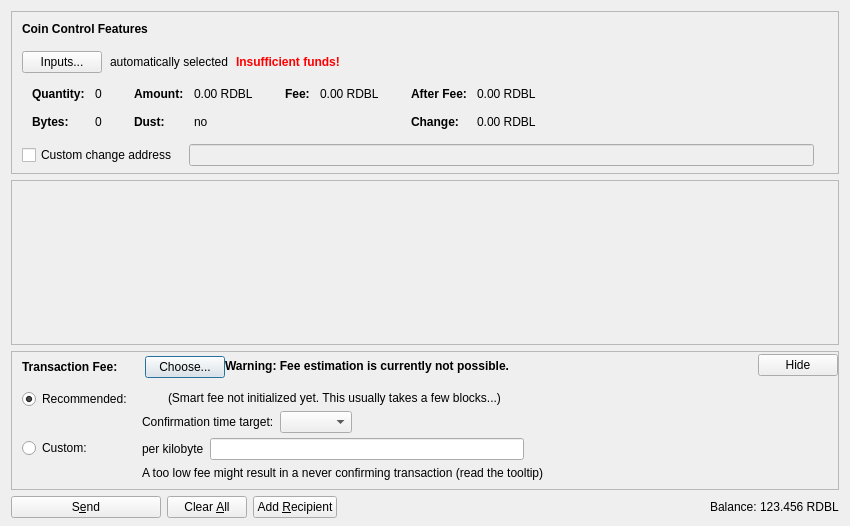
<?xml version="1.0" encoding="UTF-8"?>
<ui version="4.0">
 <class>SendCoinsDialog</class>
 <widget class="QDialog" name="SendCoinsDialog">
  <property name="geometry">
   <rect>
    <x>0</x>
    <y>0</y>
    <width>850</width>
    <height>526</height>
   </rect>
  </property>
  <property name="windowTitle">
   <string>Send Coins</string>
  </property>
  <layout class="QVBoxLayout" name="verticalLayout" stretch="0,1,0,0">
   <property name="bottomMargin">
    <number>8</number>
   </property>
   <item>
    <widget class="QFrame" name="frameCoinControl">
     <property name="sizePolicy">
      <sizepolicy hsizetype="Expanding" vsizetype="Expanding">
       <horstretch>0</horstretch>
       <verstretch>0</verstretch>
      </sizepolicy>
     </property>
     <property name="maximumSize">
      <size>
       <width>16777215</width>
       <height>16777215</height>
      </size>
     </property>
     <property name="frameShape">
      <enum>QFrame::StyledPanel</enum>
     </property>
     <property name="frameShadow">
      <enum>QFrame::Sunken</enum>
     </property>
     <layout class="QVBoxLayout" name="verticalLayoutCoinControl2">
      <property name="spacing">
       <number>0</number>
      </property>
      <property name="leftMargin">
       <number>0</number>
      </property>
      <property name="topMargin">
       <number>0</number>
      </property>
      <property name="rightMargin">
       <number>0</number>
      </property>
      <property name="bottomMargin">
       <number>6</number>
      </property>
      <item>
       <layout class="QVBoxLayout" name="verticalLayoutCoinControl" stretch="0,0,0,0,1">
        <property name="spacing">
         <number>0</number>
        </property>
        <property name="leftMargin">
         <number>10</number>
        </property>
        <property name="topMargin">
         <number>10</number>
        </property>
        <item>
         <layout class="QHBoxLayout" name="horizontalLayoutCoinControl1">
          <property name="bottomMargin">
           <number>15</number>
          </property>
          <item>
           <widget class="QLabel" name="labelCoinControlFeatures">
            <property name="sizePolicy">
             <sizepolicy hsizetype="Preferred" vsizetype="Maximum">
              <horstretch>0</horstretch>
              <verstretch>0</verstretch>
             </sizepolicy>
            </property>
            <property name="font">
             <font>
              <weight>75</weight>
              <bold>true</bold>
             </font>
            </property>
            <property name="styleSheet">
             <string notr="true">font-weight:bold;</string>
            </property>
            <property name="text">
             <string>Coin Control Features</string>
            </property>
           </widget>
          </item>
         </layout>
        </item>
        <item>
         <layout class="QHBoxLayout" name="horizontalLayoutCoinControl2" stretch="0,0,0,0">
          <property name="spacing">
           <number>8</number>
          </property>
          <property name="bottomMargin">
           <number>10</number>
          </property>
          <item>
           <widget class="QPushButton" name="pushButtonCoinControl">
            <property name="styleSheet">
             <string notr="true"/>
            </property>
            <property name="text">
             <string>Inputs...</string>
            </property>
            <property name="autoDefault">
             <bool>false</bool>
            </property>
           </widget>
          </item>
          <item>
           <widget class="QLabel" name="labelCoinControlAutomaticallySelected">
            <property name="text">
             <string>automatically selected</string>
            </property>
            <property name="margin">
             <number>5</number>
            </property>
           </widget>
          </item>
          <item>
           <widget class="QLabel" name="labelCoinControlInsuffFunds">
            <property name="font">
             <font>
              <weight>75</weight>
              <bold>true</bold>
             </font>
            </property>
            <property name="styleSheet">
             <string notr="true">color:red;font-weight:bold;</string>
            </property>
            <property name="text">
             <string>Insufficient funds!</string>
            </property>
            <property name="margin">
             <number>5</number>
            </property>
           </widget>
          </item>
          <item>
           <spacer name="horizontalSpacerCoinControl">
            <property name="orientation">
             <enum>Qt::Horizontal</enum>
            </property>
            <property name="sizeHint" stdset="0">
             <size>
              <width>40</width>
              <height>1</height>
             </size>
            </property>
           </spacer>
          </item>
         </layout>
        </item>
        <item>
         <widget class="QWidget" name="widgetCoinControl" native="true">
          <property name="sizePolicy">
           <sizepolicy hsizetype="Preferred" vsizetype="Preferred">
            <horstretch>0</horstretch>
            <verstretch>0</verstretch>
           </sizepolicy>
          </property>
          <property name="minimumSize">
           <size>
            <width>0</width>
            <height>0</height>
           </size>
          </property>
          <property name="styleSheet">
           <string notr="true"/>
          </property>
          <layout class="QHBoxLayout" name="horizontalLayoutCoinControl5">
           <property name="leftMargin">
            <number>0</number>
           </property>
           <property name="topMargin">
            <number>0</number>
           </property>
           <property name="rightMargin">
            <number>0</number>
           </property>
           <property name="bottomMargin">
            <number>0</number>
           </property>
           <item>
            <layout class="QHBoxLayout" name="horizontalLayoutCoinControl3" stretch="0,0,0,1">
             <property name="spacing">
              <number>20</number>
             </property>
             <property name="topMargin">
              <number>0</number>
             </property>
             <property name="bottomMargin">
              <number>10</number>
             </property>
             <item>
              <layout class="QFormLayout" name="formLayoutCoinControl1">
               <property name="horizontalSpacing">
                <number>10</number>
               </property>
               <property name="verticalSpacing">
                <number>14</number>
               </property>
               <property name="leftMargin">
                <number>10</number>
               </property>
               <property name="topMargin">
                <number>4</number>
               </property>
               <property name="rightMargin">
                <number>6</number>
               </property>
               <item row="0" column="0">
                <widget class="QLabel" name="labelCoinControlQuantityText">
                 <property name="font">
                  <font>
                   <weight>75</weight>
                   <bold>true</bold>
                  </font>
                 </property>
                 <property name="text">
                  <string>Quantity:</string>
                 </property>
                 <property name="margin">
                  <number>0</number>
                 </property>
                </widget>
               </item>
               <item row="0" column="1">
                <widget class="QLabel" name="labelCoinControlQuantity">
                 <property name="cursor">
                  <cursorShape>IBeamCursor</cursorShape>
                 </property>
                 <property name="contextMenuPolicy">
                  <enum>Qt::ActionsContextMenu</enum>
                 </property>
                 <property name="text">
                  <string notr="true">0</string>
                 </property>
                 <property name="margin">
                  <number>0</number>
                 </property>
                 <property name="textInteractionFlags">
                  <set>Qt::LinksAccessibleByMouse|Qt::TextSelectableByKeyboard|Qt::TextSelectableByMouse</set>
                 </property>
                </widget>
               </item>
               <item row="1" column="0">
                <widget class="QLabel" name="labelCoinControlBytesText">
                 <property name="font">
                  <font>
                   <weight>75</weight>
                   <bold>true</bold>
                  </font>
                 </property>
                 <property name="text">
                  <string>Bytes:</string>
                 </property>
                </widget>
               </item>
               <item row="1" column="1">
                <widget class="QLabel" name="labelCoinControlBytes">
                 <property name="cursor">
                  <cursorShape>IBeamCursor</cursorShape>
                 </property>
                 <property name="contextMenuPolicy">
                  <enum>Qt::ActionsContextMenu</enum>
                 </property>
                 <property name="text">
                  <string notr="true">0</string>
                 </property>
                 <property name="textInteractionFlags">
                  <set>Qt::LinksAccessibleByMouse|Qt::TextSelectableByKeyboard|Qt::TextSelectableByMouse</set>
                 </property>
                </widget>
               </item>
              </layout>
             </item>
             <item>
              <layout class="QFormLayout" name="formLayoutCoinControl2">
               <property name="horizontalSpacing">
                <number>10</number>
               </property>
               <property name="verticalSpacing">
                <number>14</number>
               </property>
               <property name="leftMargin">
                <number>6</number>
               </property>
               <property name="topMargin">
                <number>4</number>
               </property>
               <property name="rightMargin">
                <number>6</number>
               </property>
               <item row="0" column="0">
                <widget class="QLabel" name="labelCoinControlAmountText">
                 <property name="font">
                  <font>
                   <weight>75</weight>
                   <bold>true</bold>
                  </font>
                 </property>
                 <property name="text">
                  <string>Amount:</string>
                 </property>
                 <property name="margin">
                  <number>0</number>
                 </property>
                </widget>
               </item>
               <item row="0" column="1">
                <widget class="QLabel" name="labelCoinControlAmount">
                 <property name="cursor">
                  <cursorShape>IBeamCursor</cursorShape>
                 </property>
                 <property name="contextMenuPolicy">
                  <enum>Qt::ActionsContextMenu</enum>
                 </property>
                 <property name="text">
                  <string notr="true">0.00 RDBL</string>
                 </property>
                 <property name="textInteractionFlags">
                  <set>Qt::LinksAccessibleByMouse|Qt::TextSelectableByKeyboard|Qt::TextSelectableByMouse</set>
                 </property>
                </widget>
               </item>
               <item row="1" column="0">
                <widget class="QLabel" name="labelCoinControlLowOutputText">
                 <property name="font">
                  <font>
                   <weight>75</weight>
                   <bold>true</bold>
                  </font>
                 </property>
                 <property name="text">
                  <string>Dust:</string>
                 </property>
                </widget>
               </item>
               <item row="1" column="1">
                <widget class="QLabel" name="labelCoinControlLowOutput">
                 <property name="cursor">
                  <cursorShape>IBeamCursor</cursorShape>
                 </property>
                 <property name="contextMenuPolicy">
                  <enum>Qt::ActionsContextMenu</enum>
                 </property>
                 <property name="text">
                  <string notr="true">no</string>
                 </property>
                 <property name="textInteractionFlags">
                  <set>Qt::LinksAccessibleByMouse|Qt::TextSelectableByKeyboard|Qt::TextSelectableByMouse</set>
                 </property>
                </widget>
               </item>
              </layout>
             </item>
             <item>
              <layout class="QFormLayout" name="formLayoutCoinControl3">
               <property name="horizontalSpacing">
                <number>10</number>
               </property>
               <property name="verticalSpacing">
                <number>14</number>
               </property>
               <property name="leftMargin">
                <number>6</number>
               </property>
               <property name="topMargin">
                <number>4</number>
               </property>
               <property name="rightMargin">
                <number>6</number>
               </property>
               <item row="0" column="0">
                <widget class="QLabel" name="labelCoinControlFeeText">
                 <property name="font">
                  <font>
                   <weight>75</weight>
                   <bold>true</bold>
                  </font>
                 </property>
                 <property name="text">
                  <string>Fee:</string>
                 </property>
                 <property name="margin">
                  <number>0</number>
                 </property>
                </widget>
               </item>
               <item row="0" column="1">
                <widget class="QLabel" name="labelCoinControlFee">
                 <property name="cursor">
                  <cursorShape>IBeamCursor</cursorShape>
                 </property>
                 <property name="contextMenuPolicy">
                  <enum>Qt::ActionsContextMenu</enum>
                 </property>
                 <property name="text">
                  <string notr="true">0.00 RDBL</string>
                 </property>
                 <property name="textInteractionFlags">
                  <set>Qt::LinksAccessibleByMouse|Qt::TextSelectableByKeyboard|Qt::TextSelectableByMouse</set>
                 </property>
                </widget>
               </item>
              </layout>
             </item>
             <item>
              <layout class="QFormLayout" name="formLayoutCoinControl4">
               <property name="horizontalSpacing">
                <number>10</number>
               </property>
               <property name="verticalSpacing">
                <number>14</number>
               </property>
               <property name="leftMargin">
                <number>6</number>
               </property>
               <property name="topMargin">
                <number>4</number>
               </property>
               <property name="rightMargin">
                <number>6</number>
               </property>
               <item row="0" column="0">
                <widget class="QLabel" name="labelCoinControlAfterFeeText">
                 <property name="font">
                  <font>
                   <weight>75</weight>
                   <bold>true</bold>
                  </font>
                 </property>
                 <property name="text">
                  <string>After Fee:</string>
                 </property>
                 <property name="margin">
                  <number>0</number>
                 </property>
                </widget>
               </item>
               <item row="0" column="1">
                <widget class="QLabel" name="labelCoinControlAfterFee">
                 <property name="cursor">
                  <cursorShape>IBeamCursor</cursorShape>
                 </property>
                 <property name="contextMenuPolicy">
                  <enum>Qt::ActionsContextMenu</enum>
                 </property>
                 <property name="text">
                  <string notr="true">0.00 RDBL</string>
                 </property>
                 <property name="textInteractionFlags">
                  <set>Qt::LinksAccessibleByMouse|Qt::TextSelectableByKeyboard|Qt::TextSelectableByMouse</set>
                 </property>
                </widget>
               </item>
               <item row="1" column="0">
                <widget class="QLabel" name="labelCoinControlChangeText">
                 <property name="font">
                  <font>
                   <weight>75</weight>
                   <bold>true</bold>
                  </font>
                 </property>
                 <property name="text">
                  <string>Change:</string>
                 </property>
                </widget>
               </item>
               <item row="1" column="1">
                <widget class="QLabel" name="labelCoinControlChange">
                 <property name="cursor">
                  <cursorShape>IBeamCursor</cursorShape>
                 </property>
                 <property name="contextMenuPolicy">
                  <enum>Qt::ActionsContextMenu</enum>
                 </property>
                 <property name="text">
                  <string notr="true">0.00 RDBL</string>
                 </property>
                 <property name="textInteractionFlags">
                  <set>Qt::LinksAccessibleByMouse|Qt::TextSelectableByKeyboard|Qt::TextSelectableByMouse</set>
                 </property>
                </widget>
               </item>
              </layout>
             </item>
            </layout>
           </item>
          </layout>
         </widget>
        </item>
        <item>
         <layout class="QHBoxLayout" name="horizontalLayoutCoinControl4" stretch="0,0,0">
          <property name="spacing">
           <number>12</number>
          </property>
          <property name="sizeConstraint">
           <enum>QLayout::SetDefaultConstraint</enum>
          </property>
          <property name="topMargin">
           <number>5</number>
          </property>
          <property name="rightMargin">
           <number>5</number>
          </property>
          <item>
           <widget class="QCheckBox" name="checkBoxCoinControlChange">
            <property name="toolTip">
             <string>If this is activated, but the change address is empty or invalid, change will be sent to a newly generated address.</string>
            </property>
            <property name="text">
             <string>Custom change address</string>
            </property>
           </widget>
          </item>
          <item>
           <widget class="QValidatedLineEdit" name="lineEditCoinControlChange">
            <property name="enabled">
             <bool>false</bool>
            </property>
            <property name="sizePolicy">
             <sizepolicy hsizetype="Expanding" vsizetype="Fixed">
              <horstretch>0</horstretch>
              <verstretch>0</verstretch>
             </sizepolicy>
            </property>
           </widget>
          </item>
          <item>
           <widget class="QLabel" name="labelCoinControlChangeLabel">
            <property name="sizePolicy">
             <sizepolicy hsizetype="Preferred" vsizetype="Expanding">
              <horstretch>0</horstretch>
              <verstretch>0</verstretch>
             </sizepolicy>
            </property>
            <property name="minimumSize">
             <size>
              <width>0</width>
              <height>0</height>
             </size>
            </property>
            <property name="text">
             <string/>
            </property>
            <property name="margin">
             <number>3</number>
            </property>
           </widget>
          </item>
         </layout>
        </item>
        <item>
         <spacer name="verticalSpacerCoinControl">
          <property name="orientation">
           <enum>Qt::Vertical</enum>
          </property>
          <property name="sizeHint" stdset="0">
           <size>
            <width>800</width>
            <height>1</height>
           </size>
          </property>
         </spacer>
        </item>
       </layout>
      </item>
     </layout>
    </widget>
   </item>
   <item>
    <widget class="QScrollArea" name="scrollArea">
     <property name="widgetResizable">
      <bool>true</bool>
     </property>
     <widget class="QWidget" name="scrollAreaWidgetContents">
      <property name="geometry">
       <rect>
        <x>0</x>
        <y>0</y>
        <width>830</width>
        <height>104</height>
       </rect>
      </property>
      <layout class="QVBoxLayout" name="verticalLayout_2" stretch="0,1">
       <property name="leftMargin">
        <number>0</number>
       </property>
       <property name="topMargin">
        <number>0</number>
       </property>
       <property name="rightMargin">
        <number>0</number>
       </property>
       <property name="bottomMargin">
        <number>0</number>
       </property>
       <item>
        <layout class="QVBoxLayout" name="entries">
         <property name="spacing">
          <number>6</number>
         </property>
        </layout>
       </item>
       <item>
        <spacer name="verticalSpacer">
         <property name="orientation">
          <enum>Qt::Vertical</enum>
         </property>
         <property name="sizeHint" stdset="0">
          <size>
           <width>20</width>
           <height>40</height>
          </size>
         </property>
        </spacer>
       </item>
      </layout>
     </widget>
    </widget>
   </item>
   <item>
    <widget class="QFrame" name="frameFee">
     <property name="sizePolicy">
      <sizepolicy hsizetype="Expanding" vsizetype="Expanding">
       <horstretch>0</horstretch>
       <verstretch>0</verstretch>
      </sizepolicy>
     </property>
     <property name="maximumSize">
      <size>
       <width>16777215</width>
       <height>16777215</height>
      </size>
     </property>
     <property name="frameShape">
      <enum>QFrame::StyledPanel</enum>
     </property>
     <property name="frameShadow">
      <enum>QFrame::Sunken</enum>
     </property>
     <layout class="QVBoxLayout" name="verticalLayoutFee1">
      <property name="spacing">
       <number>0</number>
      </property>
      <property name="leftMargin">
       <number>0</number>
      </property>
      <property name="topMargin">
       <number>0</number>
      </property>
      <property name="rightMargin">
       <number>0</number>
      </property>
      <property name="bottomMargin">
       <number>0</number>
      </property>
      <item>
       <layout class="QVBoxLayout" name="verticalLayoutFee2" stretch="0,0,0">
        <property name="spacing">
         <number>0</number>
        </property>
        <property name="leftMargin">
         <number>10</number>
        </property>
        <property name="topMargin">
         <number>0</number>
        </property>
        <item>
         <layout class="QHBoxLayout" name="horizontalLayoutFee1">
          <property name="bottomMargin">
           <number>0</number>
          </property>
          <item>
           <layout class="QVBoxLayout" name="verticalLayoutFee7">
            <property name="spacing">
             <number>0</number>
            </property>
            <item>
             <spacer name="verticalSpacerSmartFee">
              <property name="orientation">
               <enum>Qt::Vertical</enum>
              </property>
              <property name="sizeType">
               <enum>QSizePolicy::Fixed</enum>
              </property>
              <property name="sizeHint" stdset="0">
               <size>
                <width>1</width>
                <height>4</height>
               </size>
              </property>
             </spacer>
            </item>
            <item>
             <layout class="QHBoxLayout" name="horizontalLayoutSmartFee">
              <property name="spacing">
               <number>10</number>
              </property>
              <item>
               <widget class="QLabel" name="labelFeeHeadline">
                <property name="sizePolicy">
                 <sizepolicy hsizetype="Preferred" vsizetype="Maximum">
                  <horstretch>0</horstretch>
                  <verstretch>0</verstretch>
                 </sizepolicy>
                </property>
                <property name="font">
                 <font>
                  <weight>75</weight>
                  <bold>true</bold>
                 </font>
                </property>
                <property name="styleSheet">
                 <string notr="true">font-weight:bold;</string>
                </property>
                <property name="text">
                 <string>Transaction Fee:</string>
                </property>
               </widget>
              </item>
              <item>
               <widget class="QLabel" name="labelFeeMinimized">
                <property name="text">
                 <string/>
                </property>
               </widget>
              </item>
              <item>
               <widget class="QPushButton" name="buttonChooseFee">
                <property name="text">
                 <string>Choose...</string>
                </property>
               </widget>
              </item>
             </layout>
            </item>
            <item>
             <spacer name="verticalSpacer_5">
              <property name="orientation">
               <enum>Qt::Vertical</enum>
              </property>
              <property name="sizeHint" stdset="0">
               <size>
                <width>1</width>
                <height>1</height>
               </size>
              </property>
             </spacer>
            </item>
           </layout>
          </item>
          <item>
           <widget class="QLabel" name="fallbackFeeWarningLabel">
            <property name="toolTip">
             <string>Using the fallbackfee can result in sending a transaction that will take several hours or days (or never) to confirm. Consider choosing your fee manually or wait until you have validated the complete chain.</string>
            </property>
            <property name="font">
            <font>
                <weight>75</weight>
                <bold>true</bold>
            </font>
            </property>
            <property name="text">
             <string>Warning: Fee estimation is currently not possible.</string>
            </property>
            <property name="wordWrap">
             <bool>false</bool>
            </property>
           </widget>
          </item>
          <item>
           <spacer name="horizontalSpacer_4">
            <property name="orientation">
             <enum>Qt::Horizontal</enum>
            </property>
            <property name="sizeType">
             <enum>QSizePolicy::MinimumExpanding</enum>
            </property>
            <property name="sizeHint" stdset="0">
             <size>
              <width>40</width>
              <height>20</height>
             </size>
            </property>
           </spacer>
          </item>
          <item>
           <widget class="QPushButton" name="buttonMinimizeFee">
            <property name="toolTip">
             <string>collapse fee-settings</string>
            </property>
            <property name="text">
             <string>Hide</string>
            </property>
           </widget>
          </item>
         </layout>
        </item>
        <item>
         <widget class="QFrame" name="frameFeeSelection">
          <layout class="QVBoxLayout" name="verticalLayoutFee12">
           <property name="spacing">
            <number>0</number>
           </property>
           <property name="leftMargin">
            <number>0</number>
           </property>
           <property name="topMargin">
            <number>0</number>
           </property>
           <property name="rightMargin">
            <number>0</number>
           </property>
           <property name="bottomMargin">
            <number>0</number>
           </property>
           <item>
            <layout class="QGridLayout" name="gridLayoutFee">
             <property name="topMargin">
              <number>10</number>
             </property>
             <property name="bottomMargin">
              <number>4</number>
             </property>
             <property name="horizontalSpacing">
              <number>10</number>
             </property>
             <property name="verticalSpacing">
              <number>4</number>
             </property>
             <item row="1" column="1">
              <layout class="QVBoxLayout" name="verticalLayoutFee8">
               <property name="spacing">
                <number>6</number>
               </property>
               <item>
                <layout class="QHBoxLayout" name="horizontalLayoutFee13">
                 <item>
                  <widget class="QLabel" name="labelCustomPerKilobyte">
                   <property name="toolTip">
                    <string>Specify a custom fee per kB (1,000 bytes) of the transaction's virtual size.

Note:  Since the fee is calculated on a per-byte basis, a fee of "100 satoshis per kB" for a transaction size of 500 bytes (half of 1 kB) would ultimately yield a fee of only 50 satoshis.</string>
                   </property>
                   <property name="text">
                    <string>per kilobyte</string>
                   </property>
                  </widget>
                 </item>
                 <item>
                  <widget class="BitcoinAmountField" name="customFee"/>
                 </item>
                 <item>
                  <spacer name="horizontalSpacer_6">
                   <property name="orientation">
                    <enum>Qt::Horizontal</enum>
                   </property>
                   <property name="sizeHint" stdset="0">
                    <size>
                     <width>1</width>
                     <height>1</height>
                    </size>
                   </property>
                  </spacer>
                 </item>
                </layout>
               </item>
               <item>
                <layout class="QHBoxLayout" name="horizontalLayoutFee8">
                 <item>
                  <widget class="QLabel" name="labelCustomFeeWarning">
                   <property name="enabled">
                    <bool>true</bool>
                   </property>
                   <property name="toolTip">
                    <string>When there is less transaction volume than space in the blocks, miners as well as relaying nodes may enforce a minimum fee. Paying only this minimum fee is just fine, but be aware that this can result in a never confirming transaction once there is more demand for redebalocoin transactions than the network can process.</string>
                   </property>
                   <property name="text">
                    <string>A too low fee might result in a never confirming transaction (read the tooltip)</string>
                   </property>
                  </widget>
                 </item>
                 <item>
                  <spacer name="horizontalSpacer_2">
                   <property name="orientation">
                    <enum>Qt::Horizontal</enum>
                   </property>
                   <property name="sizeHint" stdset="0">
                    <size>
                     <width>1</width>
                     <height>1</height>
                    </size>
                   </property>
                  </spacer>
                 </item>
                </layout>
               </item>
              </layout>
             </item>
             <item row="0" column="0">
              <layout class="QVBoxLayout" name="verticalLayoutFee4" stretch="0,1">
               <item>
                <widget class="QRadioButton" name="radioSmartFee">
                 <property name="text">
                  <string>Recommended:</string>
                 </property>
                 <property name="checked">
                  <bool>true</bool>
                 </property>
                 <attribute name="buttonGroup">
                  <string notr="true">groupFee</string>
                 </attribute>
                </widget>
               </item>
               <item>
                <spacer name="verticalSpacer_2">
                 <property name="orientation">
                  <enum>Qt::Vertical</enum>
                 </property>
                 <property name="sizeHint" stdset="0">
                  <size>
                   <width>1</width>
                   <height>1</height>
                  </size>
                 </property>
                </spacer>
               </item>
              </layout>
             </item>
             <item row="1" column="0">
              <layout class="QVBoxLayout" name="verticalLayoutFee9" stretch="0,1">
               <item>
                <widget class="QRadioButton" name="radioCustomFee">
                 <property name="text">
                  <string>Custom:</string>
                 </property>
                 <attribute name="buttonGroup">
                  <string notr="true">groupFee</string>
                 </attribute>
                </widget>
               </item>
               <item>
                <spacer name="verticalSpacer_6">
                 <property name="orientation">
                  <enum>Qt::Vertical</enum>
                 </property>
                 <property name="sizeHint" stdset="0">
                  <size>
                   <width>1</width>
                   <height>1</height>
                  </size>
                 </property>
                </spacer>
               </item>
              </layout>
             </item>
             <item row="0" column="1">
              <layout class="QVBoxLayout" name="verticalLayoutFee3" stretch="0,0,1">
               <property name="spacing">
                <number>6</number>
               </property>
               <property name="topMargin">
                <number>2</number>
               </property>
               <item>
                <layout class="QHBoxLayout" name="horizontalLayoutFee12">
                 <item>
                  <widget class="QLabel" name="labelSmartFee">
                   <property name="text">
                    <string/>
                   </property>
                  </widget>
                 </item>
                 <item>
                  <widget class="QLabel" name="labelFeeEstimation">
                   <property name="text">
                    <string/>
                   </property>
                  </widget>
                 </item>
                 <item>
                  <widget class="QLabel" name="labelSmartFee2">
                   <property name="text">
                    <string>(Smart fee not initialized yet. This usually takes a few blocks...)</string>
                   </property>
                  </widget>
                 </item>
                 <item>
                  <spacer name="horizontalSpacer_5">
                   <property name="orientation">
                    <enum>Qt::Horizontal</enum>
                   </property>
                   <property name="sizeHint" stdset="0">
                    <size>
                     <width>1</width>
                     <height>1</height>
                    </size>
                   </property>
                  </spacer>
                 </item>
                </layout>
               </item>
               <item>
                <layout class="QHBoxLayout" name="horizontalLayoutFee9">
                 <item>
                  <layout class="QVBoxLayout" name="verticalLayoutFee6">
                   <item>
                    <widget class="QLabel" name="labelSmartFee3">
                     <property name="text">
                      <string>Confirmation time target:</string>
                     </property>
                    </widget>
                   </item>
                  </layout>
                 </item>
                 <item>
                  <layout class="QVBoxLayout" name="verticalLayoutFee5">
                   <property name="rightMargin">
                    <number>30</number>
                   </property>
                   <item>
                    <layout class="QHBoxLayout" name="horizontalLayoutConfTarget">
                     <property name="bottomMargin">
                      <number>0</number>
                     </property>
                     <item>
                      <widget class="QComboBox" name="confTargetSelector"/>
                     </item>
                     <item>
                      <spacer name="horizontalSpacerConfTarget">
                       <property name="orientation">
                        <enum>Qt::Horizontal</enum>
                       </property>
                       <property name="sizeHint" stdset="0">
                        <size>
                         <width>40</width>
                         <height>20</height>
                        </size>
                       </property>
                      </spacer>
                     </item>
                    </layout>
                   </item>
                  </layout>
                 </item>
                </layout>
               </item>
               <item>
                <spacer name="verticalSpacer_4">
                 <property name="orientation">
                  <enum>Qt::Vertical</enum>
                 </property>
                 <property name="sizeHint" stdset="0">
                  <size>
                   <width>1</width>
                   <height>1</height>
                  </size>
                 </property>
                </spacer>
               </item>
              </layout>
             </item>
            </layout>
           </item>
          </layout>
         </widget>
        </item>
        <item>
         <spacer name="verticalSpacerFee">
          <property name="orientation">
           <enum>Qt::Vertical</enum>
          </property>
          <property name="sizeHint" stdset="0">
           <size>
            <width>40</width>
            <height>5</height>
           </size>
          </property>
         </spacer>
        </item>
       </layout>
      </item>
     </layout>
    </widget>
   </item>
   <item>
    <layout class="QHBoxLayout" name="horizontalLayout">
     <item>
      <widget class="QPushButton" name="sendButton">
       <property name="minimumSize">
        <size>
         <width>150</width>
         <height>0</height>
        </size>
       </property>
       <property name="toolTip">
        <string>Confirm the send action</string>
       </property>
       <property name="text">
        <string>S&amp;end</string>
       </property>
       <property name="icon">
        <iconset resource="../bitcoin.qrc">
         <normaloff>:/icons/send</normaloff>:/icons/send</iconset>
       </property>
       <property name="autoDefault">
        <bool>false</bool>
       </property>
       <property name="default">
        <bool>false</bool>
       </property>
      </widget>
     </item>
     <item>
      <widget class="QPushButton" name="clearButton">
       <property name="sizePolicy">
        <sizepolicy hsizetype="Minimum" vsizetype="Fixed">
         <horstretch>0</horstretch>
         <verstretch>0</verstretch>
        </sizepolicy>
       </property>
       <property name="toolTip">
        <string>Clear all fields of the form.</string>
       </property>
       <property name="text">
        <string>Clear &amp;All</string>
       </property>
       <property name="icon">
        <iconset resource="../bitcoin.qrc">
         <normaloff>:/icons/remove</normaloff>:/icons/remove</iconset>
       </property>
       <property name="autoDefault">
        <bool>false</bool>
       </property>
      </widget>
     </item>
     <item>
      <widget class="QPushButton" name="addButton">
       <property name="toolTip">
        <string>Send to multiple recipients at once</string>
       </property>
       <property name="text">
        <string>Add &amp;Recipient</string>
       </property>
       <property name="icon">
        <iconset resource="../bitcoin.qrc">
         <normaloff>:/icons/add</normaloff>:/icons/add</iconset>
       </property>
       <property name="autoDefault">
        <bool>false</bool>
       </property>
      </widget>
     </item>
     <item>
      <spacer name="horizontalSpacer">
       <property name="orientation">
        <enum>Qt::Horizontal</enum>
       </property>
       <property name="sizeHint" stdset="0">
        <size>
         <width>40</width>
         <height>20</height>
        </size>
       </property>
      </spacer>
     </item>
     <item>
      <layout class="QHBoxLayout" name="horizontalLayout_2">
       <property name="spacing">
        <number>3</number>
       </property>
       <item>
        <widget class="QLabel" name="label">
         <property name="sizePolicy">
          <sizepolicy hsizetype="Preferred" vsizetype="Fixed">
           <horstretch>0</horstretch>
           <verstretch>0</verstretch>
          </sizepolicy>
         </property>
         <property name="text">
          <string>Balance:</string>
         </property>
        </widget>
       </item>
       <item>
        <widget class="QLabel" name="labelBalance">
         <property name="sizePolicy">
          <sizepolicy hsizetype="Preferred" vsizetype="Fixed">
           <horstretch>0</horstretch>
           <verstretch>0</verstretch>
          </sizepolicy>
         </property>
         <property name="cursor">
          <cursorShape>IBeamCursor</cursorShape>
         </property>
         <property name="text">
          <string notr="true">123.456 RDBL</string>
         </property>
         <property name="textInteractionFlags">
          <set>Qt::LinksAccessibleByMouse|Qt::TextSelectableByKeyboard|Qt::TextSelectableByMouse</set>
         </property>
        </widget>
       </item>
      </layout>
     </item>
    </layout>
   </item>
  </layout>
 </widget>
 <customwidgets>
  <customwidget>
   <class>QValidatedLineEdit</class>
   <extends>QLineEdit</extends>
   <header>qt/qvalidatedlineedit.h</header>
  </customwidget>
  <customwidget>
   <class>BitcoinAmountField</class>
   <extends>QLineEdit</extends>
   <header>qt/bitcoinamountfield.h</header>
   <container>1</container>
  </customwidget>
 </customwidgets>
 <resources>
  <include location="../bitcoin.qrc"/>
 </resources>
 <connections/>
 <buttongroups>
  <buttongroup name="groupFee"/>
 </buttongroups>
</ui>
